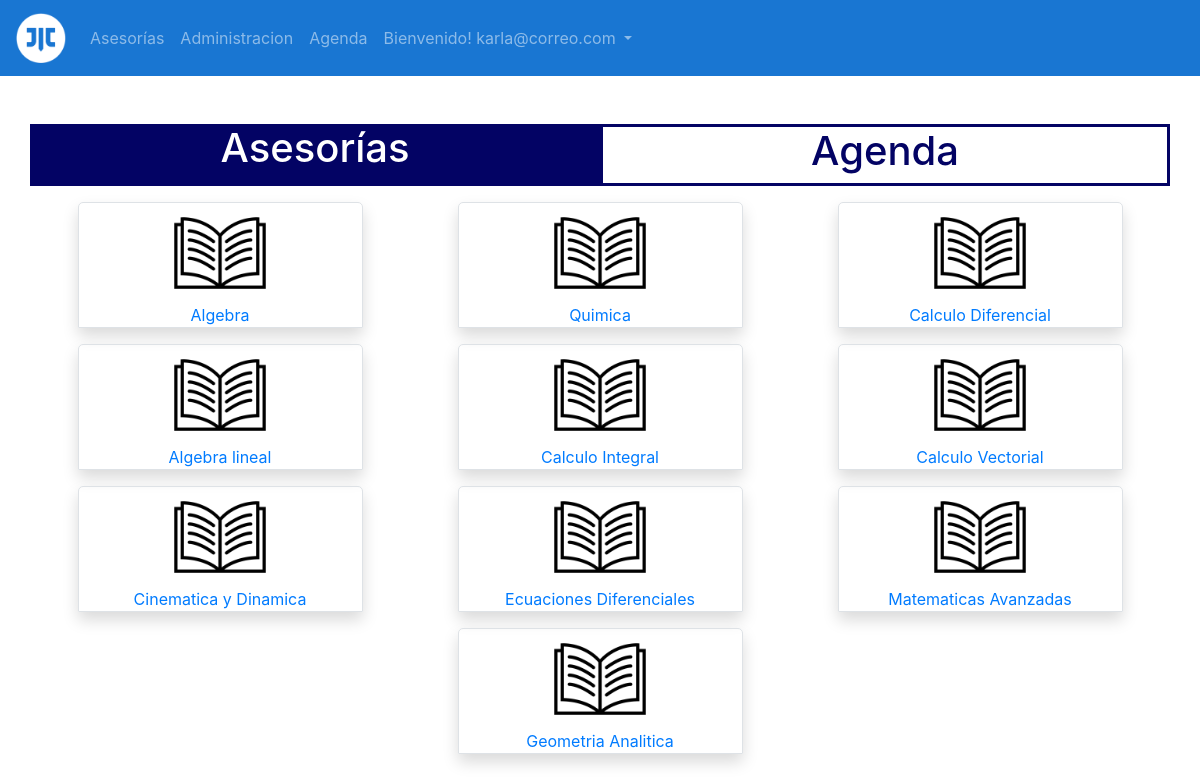
The app's page /source/ver_asesorias.php (signed in) with its own data.
### tables this page shows
CREATE TABLE `clase` (
  `id_asig` int(80) NOT NULL,
  `nombre_asig` varchar(200) NOT NULL,
  `semstre_asig` int(80) NOT NULL
);

### source/ver_asesorias.php (the view, shortened to what this page needs)
<!DOCTYPE html>
<html>
    <head>
        <link rel="stylesheet" type="text/css" href="../css/bootstrap.css">
        <link rel="stylesheet" type="text/css" href="../css_javerim/javerim_style.css">
    </head>
    <body>
   <nav class="navbar navbar-expand-lg navbar-dark" style="background-color: #1976D2;">
          <a class="navbar-brand" href="#">
            <img src="../img/iconos/javerim.ico" width="50" height="50" alt="javerin_ico">
          </a>
          <div class="collapse navbar-collapse" id="opciones">
            <ul class="navbar-nav">
              <li class="nav-item">
                <a class="nav-link " href="ver_asesorias.php">Asesorías</a>
              </li>
              <li class="nav-item">
                <a class="nav-link" href="Administracion.php">Administracion</a>
              </li>
              <li class="nav-item">
                <a class="nav-link" href="agenda.php">Agenda</a>
              </li>
              <?php
                if( isset($_SESSION['admin'])):
                    $sesion=$_SESSION['admin'];
                ?>
                <li class="nav-item dropdown">
                  <a class="nav-link dropdown-toggle" href="#" id="navbardrop" data-toggle="dropdown">
                    <?php echo 'Bienvenido! '.$sesion;?>
                  </a>
              </li>
            <?php
                endif;
                ?>
            </ul>
          </div>
        </nav>
        <br><br>
        <div class="container">
          <div class="row">
            <div class="col-6 titulo-act text-center">
              <a href="ver_asesorias.php"><h1 class="text-act">Asesorías</h1></a>
            </div>
            <div class="col-6 titulo-nac text-center">
              <a href="agenda.php"><h1 class="text-nac">Agenda</h1></a>
            </div>
          </div>
        </div>
  <?php
    try {
      $servername = "localhost";
      $username = "root";
      $password = "";
      $dbname = "javerim";
          $conn = new PDO("mysql:host=$servername;dbname=$dbname", $username, $password);
          $conn->setAttribute(PDO::ATTR_ERRMODE, PDO::ERRMODE_EXCEPTION);
          $stmt = $conn->prepare("SELECT nombre_asig, id_asig FROM clase");
          $stmt->execute();
          $resultado =$stmt->fetchAll();
          }
    catch(PDOException $e) {
      echo "Error: " . $e->getMessage();
    }
  ?>
          <div class="container">
            <div class="row justify-content-around">
                <?php
                $depName = ' ';
                foreach ($resultado as $dato):
                  if($depName != $dato['nombre_asig']){ ?>
                  <div class="col-sm-3 mt-3 ml-3 mr-3 border shadow text-center cartas">
                    <a href="tabla_asesores.php?nomMat=<?php echo $dato['nombre_asig'] ?>&idclass=<?php echo $dato['id_asig']?>">
                      <img src="../img/iconos/libros.png" height="100" alt="materias">
                      <br>
                      <?php echo $dato['nombre_asig'] ?> <br>
                    </a>
                  </div>
                  <?php
                  }
                    $depName = $dato['nombre_asig'];
                  ?>
                <?php endforeach ?>
            </div>
          </div>
    </body>
</html>

### css_javerim/javerim_style.css (style rules this page uses)
.text-act { color: white; }
.text-nac { color: rgb(3, 3, 100); }
.titulo-nac { border-style: solid; border-color: rgb(3, 3, 100); }
.titulo-act { text-aling: center; background-color: rgb(3, 3, 100); }
a:link { text-decoration: none; }
.cartas { box-shadow: 0 4px 8px 0 rgba(0,0,0,0.2); color: green; border-radius: 5px 5px 0 0; }

### records on screen
clase: nombre_asig "Algebra"
clase: nombre_asig "Quimica"
clase: nombre_asig "Calculo Diferencial"
clase: nombre_asig "Algebra lineal"
clase: nombre_asig "Calculo Integral"
clase: nombre_asig "Calculo Vectorial"
clase: nombre_asig "Cinematica y Dinamica"
clase: nombre_asig "Ecuaciones Diferenciales"
clase: nombre_asig "Matematicas Avanzadas"
clase: nombre_asig "Geometria Analitica"

### other values on screen
$sesion "karla@correo.com"
